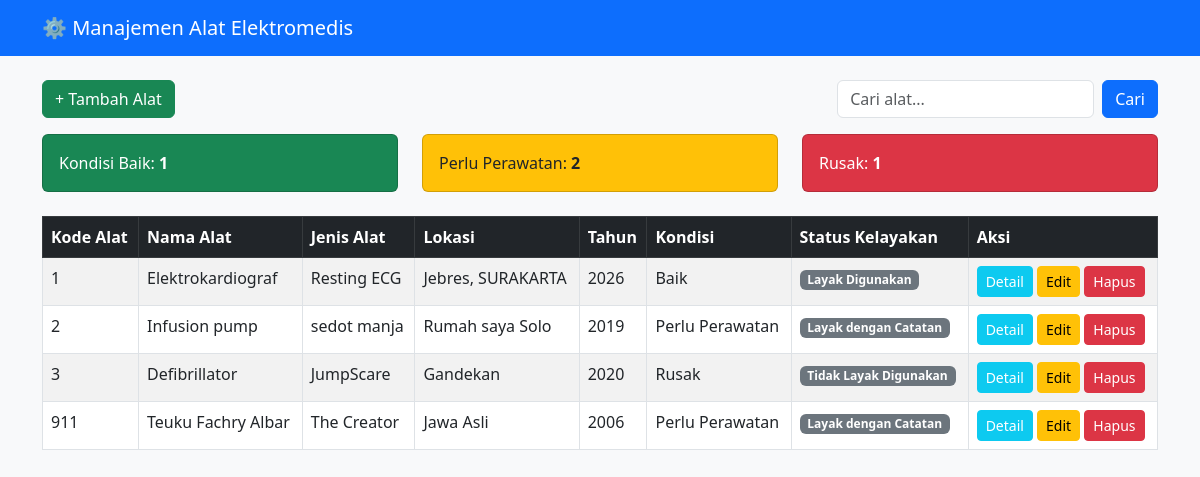
Before: / with the older database file.
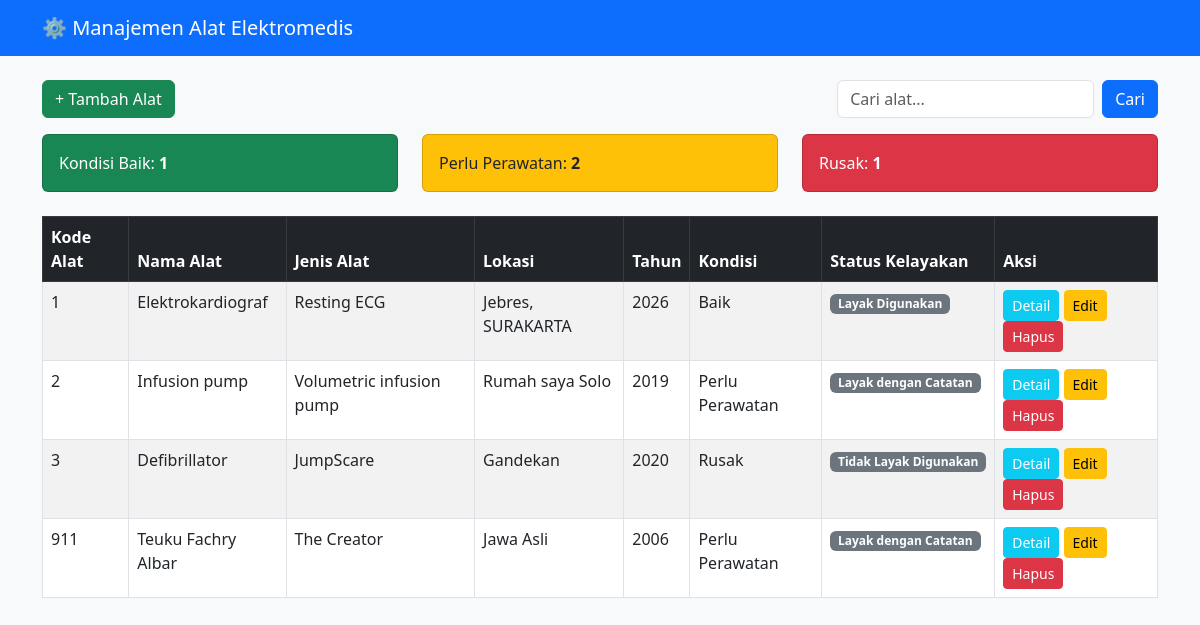
After: the same page with the newer database file.
### alat/models.py (models this page shows, shortened)
class AlatElektromedis(models.Model):
    KONDISI_CHOICES = (
        ('Baik', 'Baik'),
        ('Perlu Perawatan', 'Perlu Perawatan'),
        ('Rusak', 'Rusak'),
    )
    kode_alat = models.CharField(max_length=20, unique=True)
    nama_alat = models.CharField(max_length=100)
    jenis_alat = models.CharField(max_length=100)
    lokasi = models.CharField(max_length=100)
    tahun_pengadaan = models.IntegerField()
    kondisi = models.CharField(max_length=30, choices=KONDISI_CHOICES)
    status_kelayakan = models.CharField(max_length=50)

### alat/views.py (the view)
# urls.py: path('', views.daftar_alat, name='daftar_alat'),
def daftar_alat(request):
    kata_kunci = request.GET.get('q', '')
    if kata_kunci:
        daftar = AlatElektromedis.objects.filter(
            Q(nama_alat__icontains=kata_kunci) | Q(kode_alat__icontains=kata_kunci)
        )
    else:
        daftar = AlatElektromedis.objects.all()
    jumlah_baik = 0
    jumlah_perawatan = 0
    jumlah_rusak = 0
    for alat in daftar:
        if alat.kondisi == "Baik":
            jumlah_baik += 1
        elif alat.kondisi == "Perlu Perawatan":
            jumlah_perawatan += 1
        else:
            jumlah_rusak += 1
    context = {
        'daftar_alat': daftar,
        'jumlah_baik': jumlah_baik,
        'jumlah_perawatan': jumlah_perawatan,
        'jumlah_rusak': jumlah_rusak,
        'kata_kunci': kata_kunci
    }
    return render(request, 'alat/daftar_alat.html', context)

### alat/templates/alat/daftar_alat.html
{% extends 'alat/base.html' %}
{% block content %}
<div class="d-flex justify-content-between mb-3">
    <a href="{% url 'tambah_alat' %}" class="btn btn-success">+ Tambah Alat</a>
    <form method="GET" class="d-flex">
        <input type="text" name="q" value="{{ kata_kunci }}" class="form-control me-2" placeholder="Cari alat...">
        <button type="submit" class="btn btn-primary">Cari</button>
    </form>
</div>
<div class="row mb-4">
    <div class="col-md-4">
        <div class="card bg-success text-white"><div class="card-body">Kondisi Baik: <b>{{ jumlah_baik }}</b></div></div>
    </div>
    <div class="col-md-4">
        <div class="card bg-warning text-dark"><div class="card-body">Perlu Perawatan: <b>{{ jumlah_perawatan }}</b></div></div>
    </div>
    <div class="col-md-4">
        <div class="card bg-danger text-white"><div class="card-body">Rusak: <b>{{ jumlah_rusak }}</b></div></div>
    </div>
</div>
<table class="table table-bordered table-striped mt-3">
    <thead class="table-dark">
        <tr>
            <th>Kode Alat</th>
            <th>Nama Alat</th>
            <th>Jenis Alat</th>
            <th>Lokasi</th>
            <th>Tahun</th>
            <th>Kondisi</th>
            <th>Status Kelayakan</th>
            <th>Aksi</th>
        </tr>
    </thead>
    <tbody>
        {% for alat in daftar_alat %}
        <tr>
            <td>{{ alat.kode_alat }}</td>
            <td>{{ alat.nama_alat }}</td>
            <td>{{ alat.jenis_alat }}</td>
            <td>{{ alat.lokasi }}</td>
            <td>{{ alat.tahun_pengadaan }}</td>
            <td>{{ alat.kondisi }}</td>
            <td><span class="badge bg-secondary">{{ alat.status_kelayakan }}</span></td>
            <td>
                <a href="{% url 'detail_alat' alat.pk %}" class="btn btn-sm btn-info text-white">Detail</a>
                <a href="{% url 'edit_alat' alat.pk %}" class="btn btn-sm btn-warning">Edit</a>
                <a href="{% url 'hapus_alat' alat.pk %}" class="btn btn-sm btn-danger">Hapus</a>
            </td>
        </tr>
        {% empty %}
        <tr>
            <td colspan="8" class="text-center">Belum ada data alat elektromedis.</td>
        </tr>
        {% endfor %}
    </tbody>
</table>
{% endblock %}

### alat/templates/alat/base.html (shortened to what this page needs)
<!DOCTYPE html>
<html lang="id">
<head>
    <link href="https://cdn.jsdelivr.net/npm/bootstrap@5.3.0/dist/css/bootstrap.min.css" rel="stylesheet">
</head>
<body class="bg-light">
    <nav class="navbar navbar-dark bg-primary mb-4">
        <div class="container">
            <a class="navbar-brand" href="{% url 'daftar_alat' %}">⚙️ Manajemen Alat Elektromedis</a>
        </div>
    </nav>
    <div class="container">
        {% block content %}
        {% endblock %}
    </div>
</body>
</html>

Changed rows visible on the page:
changed AlatElektromedis "Infusion pump": jenis_alat "sedot manja" → "Volumetric infusion pump"
